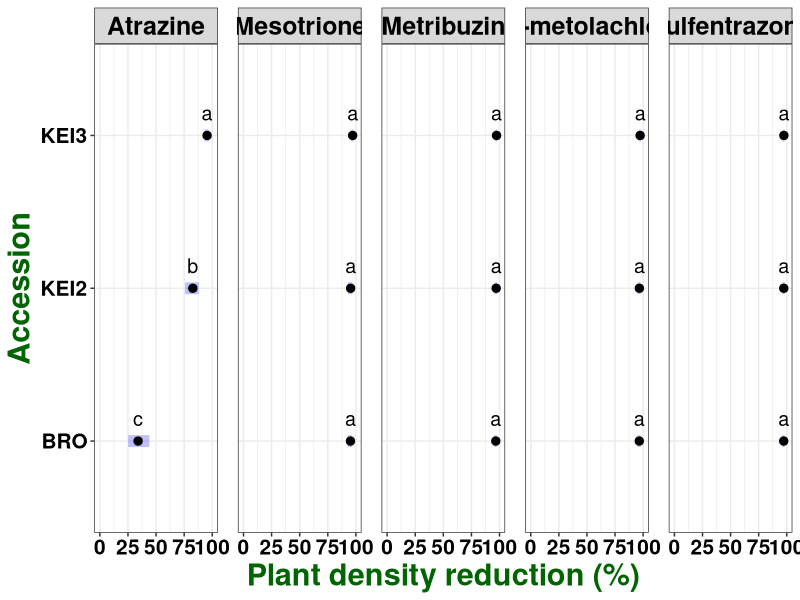

Reproduce this figure in R. (Note: this script raises an error after producing the figure.)
## ---- chunk 1

knitr::opts_chunk$set(echo = TRUE)
library(tidyverse)
library(ggplot2)
library(car)
library(emmeans)
library(glmmTMB)

## ---- chunk 2

palmer <- read.csv("All PRE_Reduction.csv")

str(palmer)

palmer$run <- as.factor(palmer$run)

palmer$pop <- as.factor(palmer$pop)

palmer$herb <- as.factor(palmer$herb)

palmer$Rate <- as.factor(palmer$Rate)

palmer$rep <- as.factor(palmer$rep)

str(palmer)

## ---- chunk 3

model <- glmmTMB(logit(count_red) ~ pop * herb * Rate + (1|run), data = palmer, family = "gaussian")

## ---- chunk 4

summary(model)

## ---- chunk 5

glmmTMB:::Anova.glmmTMB(model)

## ---- chunk 6

emm_pop_herb <- emmeans(model, ~ pop|herb, adjust = "tukey", type = "response", contr = "pairwise")

emm_pop_herb

CLD_emm_pop_herb <- if(requireNamespace("multcomp")) {
    multcomp::cld(emm_pop_herb$emmeans, alpha = 0.05, Letters=letters, adjust="tukey", reversed = T)}

CLD_emm_pop_herb



emm_herb_Rate <- emmeans(model, ~ herb|Rate, adjust = "tukey", type = "response", contr = "pairwise")

emm_herb_Rate

CLD_emm_herb_Rate <- if(requireNamespace("multcomp")) {
    multcomp::cld(emm_herb_Rate$emmeans, alpha = 0.05, Letters=letters, adjust="tukey", reversed = T)}

CLD_emm_herb_Rate

## ---- chunk 7

plot(emm_pop_herb, adjust = "tukey", comparisons = F, alpha = 0.05) + 
  geom_point(size = 2.5) +
  facet_grid( ~ herb, labeller = label_value) +
  geom_text(aes(label = c("c", "b", "a", 
                          "a", "a", "a", 
                          "a", "a", "a", 
                          "a", "a", "a", 
                          "a", "a", "a")),
            vjust = -1, size = 5) +
  scale_x_continuous(breaks = c(0, 0.25, 0.50, 0.75, 1), limits = c(0, 1),
    labels = scales::percent_format(scale = 100, suffix = "")) +
  labs(#title = "Palmer Plant Density Reduction- PRE", 
       x = "Plant density reduction (%)", 
       y = "Accession") + 
  theme_bw() + 
  theme (plot.title = element_text(face = "bold", hjust = 0.5, size = 28, colour = "darkgreen"), 
         axis.title = element_text(face = "bold", size = 22, colour = "darkgreen"), 
         axis.text = element_text(face = "bold", size = 15, colour = "black"),
         strip.text = element_text(face = "bold", size = 18, colour = "black"),
         panel.spacing = unit(1.0, "lines")) +
  ggsave("LOGIT Tukey HSD_POPxHERB.tiff", units="in", width = 15, height = 3, dpi=1000, compression = "lzw")
  
  

#ggsave("[Faleco]Fig5.tiff", units="in", width = 15, height = 3, dpi=1000, compression = "lzw")




plot(emm_herb_Rate, adjust = "tukey", comparisons = F, alpha = 0.05) + 
  geom_point(size = 2.5) +
  facet_grid( ~ Rate, labeller = label_both) +
  geom_text(aes(label = c("c", "b", "ab", "ab", "a", 
                          "b", "a", "a", "a", "a", 
                          "b", "a", "a", "a", "a")),
            vjust = -1, size = 5) +
  scale_x_continuous(breaks = c(0, 0.25, 0.50, 0.75, 1), limits = c(0, 1),
    labels = scales::percent_format(scale = 100, suffix = "")) +
  labs(#title = "Palmer Plant Density Reduction - PRE", 
       x = "Plant density reduction (%)", 
       y = "Herbicide") + 
  theme_bw() + 
  theme (plot.title = element_text(face = "bold", hjust = 0.5, size = 28, colour = "darkgreen"), 
         axis.title = element_text(face = "bold", size = 22, colour = "darkgreen"), 
         axis.text = element_text(face = "bold", size = 15, colour = "black"),
         strip.text = element_text(face = "bold", size = 18, colour = "black"),
         panel.spacing = unit(1.0, "lines")) +
  ggsave("LOGIT Tukey HSD_HERBxDOSE.tiff", units="in", width = 15, height = 4, dpi=1000, compression = "lzw")
  
  
#ggsave("[Faleco]Fig6.tiff", units="in", width = 15, height = 4, dpi=1000, compression = "lzw")
